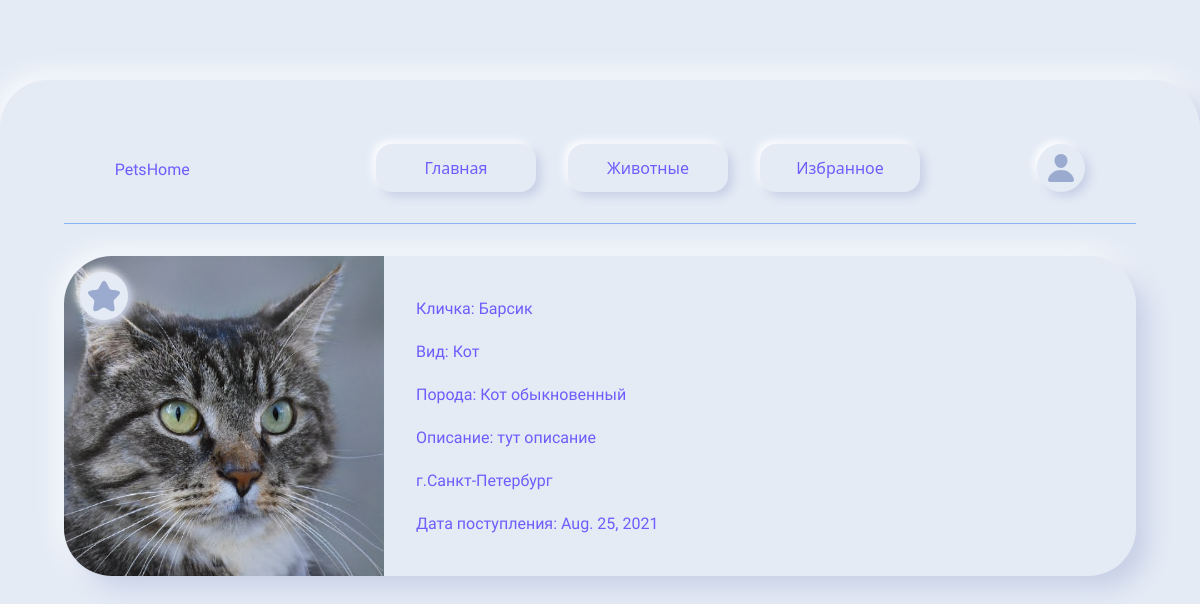
Page /pets/2/ on the committed database.
### pets/models.py (models this page shows, shortened)
class Pet(models.Model):
    name = models.CharField(max_length=50)
    breed = models.ForeignKey(Breed, on_delete=models.CASCADE, blank=True)
    description = models.TextField()
    date = models.DateField()
    pet_view = models.ForeignKey(PetView, on_delete=models.CASCADE)
    photo = models.ImageField(upload_to='media/')
    city = models.ForeignKey(City, on_delete=models.CASCADE, blank=True)
    users = models.ManyToManyField(User, related_name='favorite_posts', blank=True, null=True)

class PetView(models.Model):
    pet_view = models.CharField(max_length=50)
    def __str__(self):
        return self.pet_view

class Breed(models.Model):
    breed_name = models.CharField(max_length=100)
    def __str__(self):
        return self.breed_name

class City(models.Model):
    city = models.CharField(max_length=50)
    def __str__(self):
        return self.city

### pets/views.py (the view)
# urls.py: path('pets/<str:pk>/', PetView.as_view(), name='pet-detail'),
class PetView(DetailView):
    model = Pet
    template_name = "pet_detail.html"
    context_object_name = "pet"

### pets/templates/pet_detail.html (shortened to what this page needs)
{% extends 'index.html' %}
{% block styles %}
    {% load static %}
    <link rel="stylesheet" href="{% static 'css/pet_detail.css' %}">
{% endblock styles %}
{% block content %}
    <div class="pet-container">
        <div class="card-btn">
        </div>
        <img src="{{ pet.photo.url }}" alt="">
        <div class="pet-info">
            <p class="pet-name">Кличка: {{ pet.name }}</p>
            <p class="pet-view">Вид: {{ pet.pet_view }}</p>
            <p class="pet-breed">Порода: {{ pet.breed }}</p>
            <p class="pet-description">Описание: {{ pet.description }}</p>
            <p class="pet-city">г.{{ pet.city }}</p>
            <p class="pet-date">Дата поступления: {{ pet.date }}</p>
        </div>
    </div>
{% endblock content %}

### static/css/index.css (style rules this page uses)
* { margin: 0; padding: 0; box-sizing: border-box; font-family: "Segoe UI", Tahoma, Geneva, Verdana, sans-serif; }
html { background: var(--greyLight-1); font-size: 100%; }
:root { --primary-light: #8abdff; --primary: #6d5dfc; --primary-dark: #5b0eeb; --white: #FFFFFF; --greyLight-1: #E4EBF5; --greyLight-2: #c8d0e7; --greyLight-3: #bec8e4; --greyDark: #9baacf; }

### static/css/pet_detail.css (style rules this page uses)
.pet-container { position: relative; display: flex; margin-top: 2em; width: 67em; min-height: 20em; border-radius: 3rem; box-shadow: 0.8rem 0.8rem 1.4rem var(--greyLight-2), -0.2rem -0.2rem 1.8rem var(--white); align-items: center; }
.pet-container img { width: 20em; height: 20em; border-top-left-radius: 3rem; border-bottom-left-radius: 3rem; }
.pet-info { margin-left: 2em; color: var(--primary); }
.pet-info p { margin: 1.5em 0 1.5em 0; font-family: "Rampart One", cursive; }
.card-btn { position: absolute; top: 0.5em; left: 0.5em; width: 3rem; height: 3rem; border-radius: 50%; box-shadow: 0.3rem 0.3rem 0.6rem var(--greyLight-2), -0.2rem -0.2rem 0.5rem var(--white); display: flex; justify-content: center; align-items: center; font-size: 2rem; cursor: pointer; color: var(--greyDark); background: var(--greyLight-1); transition: all 0.5s ease; }
.card-btn svg { transition: all 0.5s ease; width: 1em; height: 1em; fill: var(--greyDark); }

### rows in the picture
Pet: photo (picture), name "Барсик", pet_view "Кот", breed "Кот обыкновенный", description "тут описание", city "Санкт-Петербург", date "Aug. 25, 2021"
